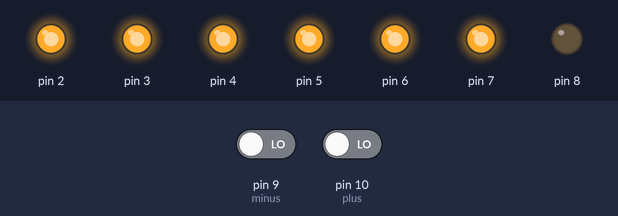
Simulated run of this sketch. Board: Arduino Uno, built with avr-gcc and run on an emulated ATmega328P. Parts: output pins drawn as LEDs (lit = HIGH). The test bench sets the inputs (shaded band); at power-on: pin 10 (plus) LOW, pin 9 (minus) LOW.

Above: at 1.2 s.
1.3 s: pin 10 (plus) driven HIGH
At 3.9 s:
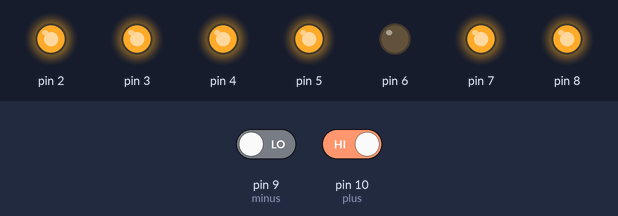
4.3 s: pin 9 (minus) driven HIGH
At 5.0 s:
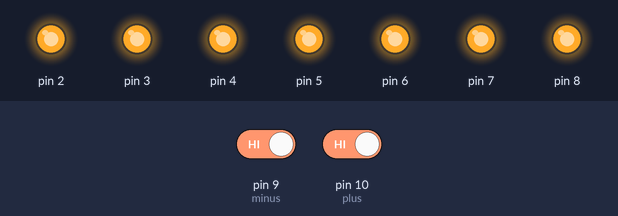
6.0 s: pin 9 (minus) driven LOW
At 7.6 s:
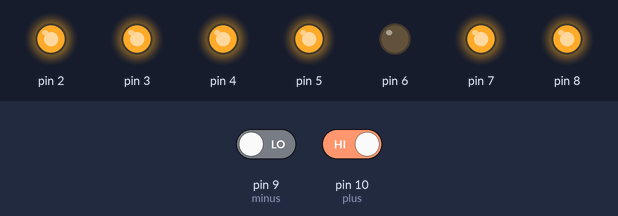
Timing chart, 0 to 9.1 s (numbered marks = the images above; inputs shaded):
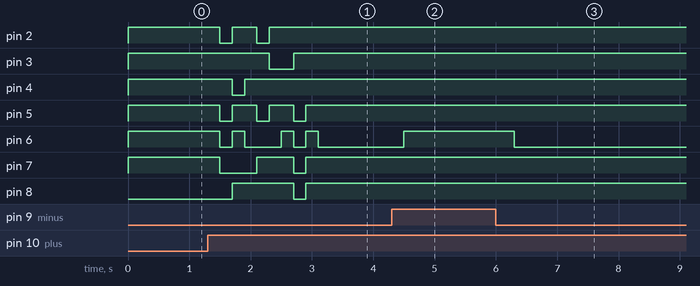

Measured:
- after the input at 1.3 s, pin 2: alternates HIGH for 0.40 s and LOW for 0.20 s, 4 changes in all, then stays HIGH, starting after 0.20 s; pin 3: HIGH → LOW after 1.0 s, → HIGH 0.40 s later
- after the input at 4.3 s, pin 6: LOW → HIGH after 0.20 s
- after the input at 6.0 s, pin 6: HIGH → LOW after 0.30 s

The sketch:

incredible_allis1.ino
```cpp
int n = 0;

void setup() {
  for(int p=2; p<=8; p++)
    pinMode(p, OUTPUT);

  pinMode(9, INPUT);   // minus
  pinMode(10, INPUT);  // plus
}

byte num[10][7] = {
  {1,1,1,1,1,1,0}, //0
  {0,1,1,0,0,0,0}, //1
  {1,1,0,1,1,0,1}, //2
  {1,1,1,1,0,0,1}, //3
  {0,1,1,0,0,1,1}, //4
  {1,0,1,1,0,1,1}, //5
  {1,0,1,1,1,1,1}, //6
  {1,1,1,0,0,0,0}, //7
  {1,1,1,1,1,1,1}, //8
  {1,1,1,1,0,1,1}  //9
};

void loop() {

  if(digitalRead(10)==HIGH && n<9){
    n++;
    delay(200);
  }

  if(digitalRead(9)==HIGH && n>0){
    n--;
    delay(200);
  }

  for(int i=0; i<7; i++){
    digitalWrite(i+2, num[n][i]);
  }
}
```
